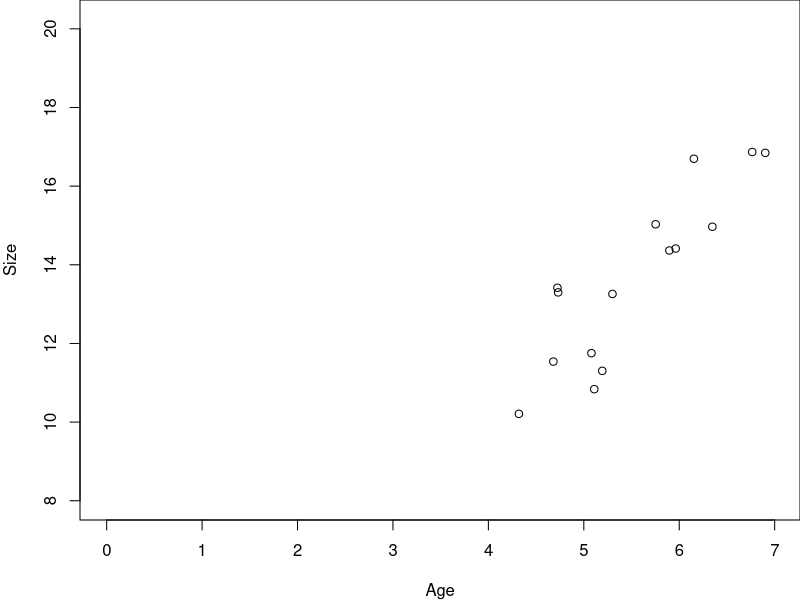
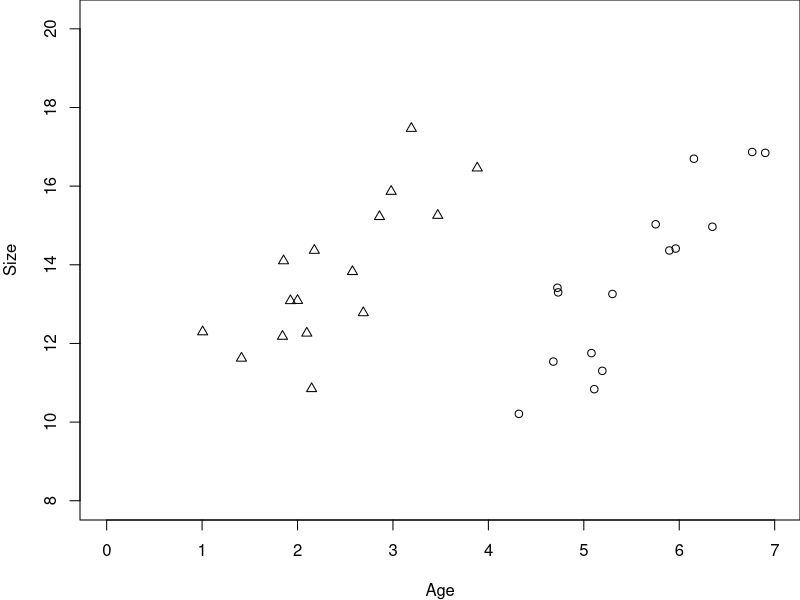
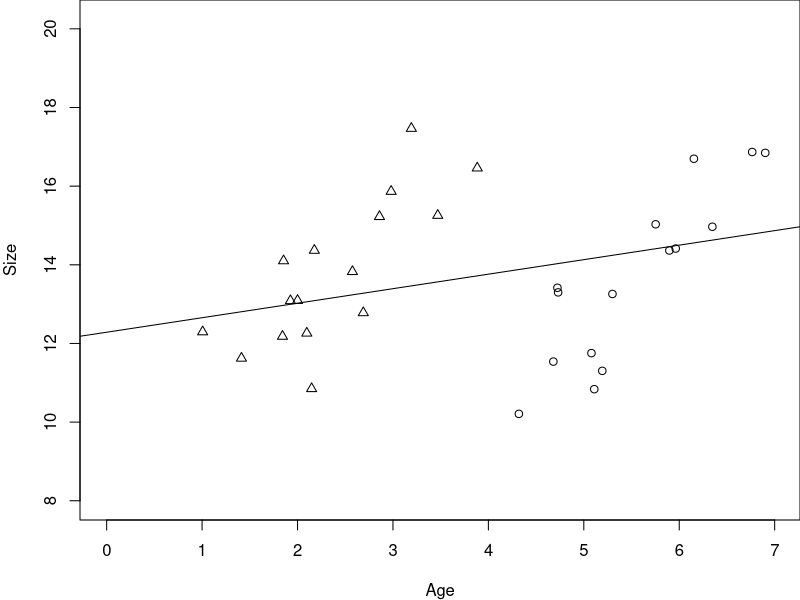
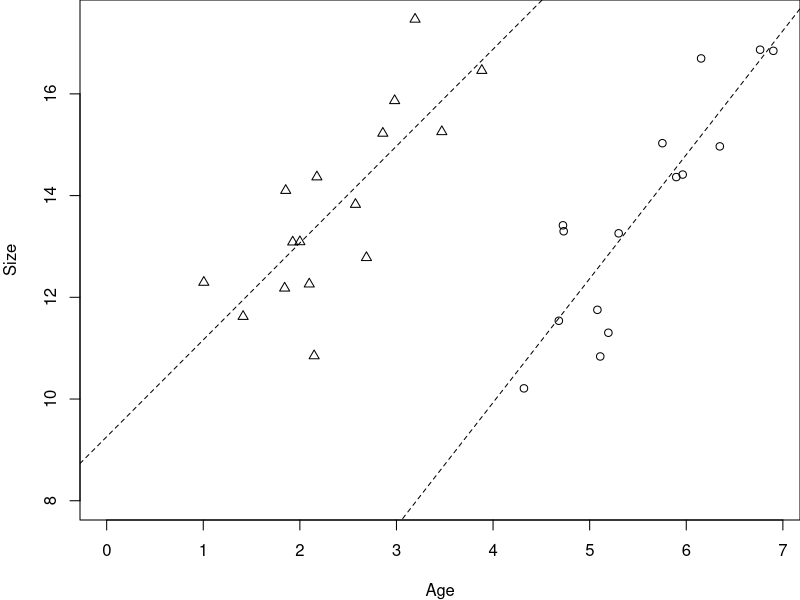
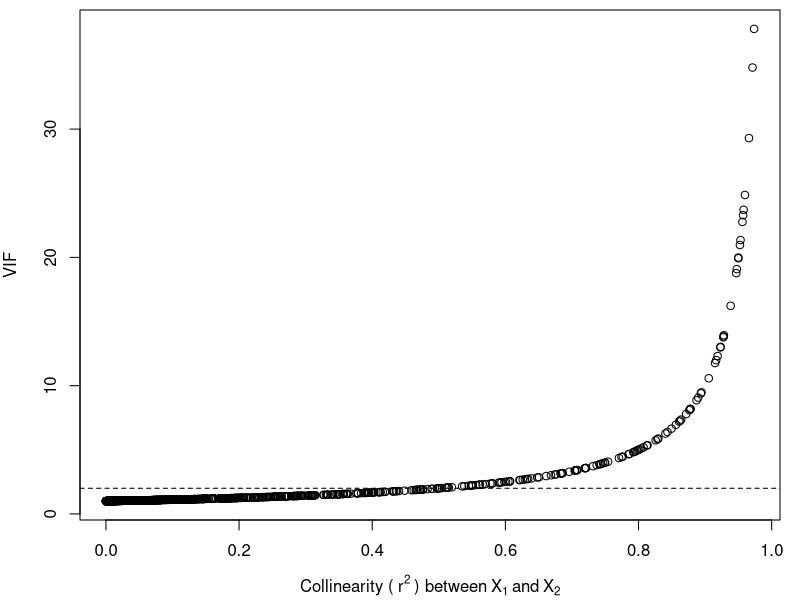
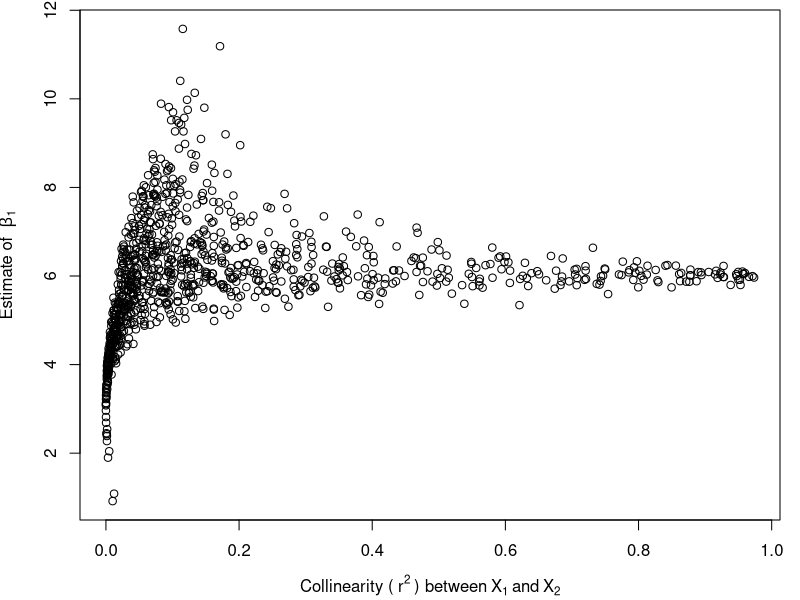
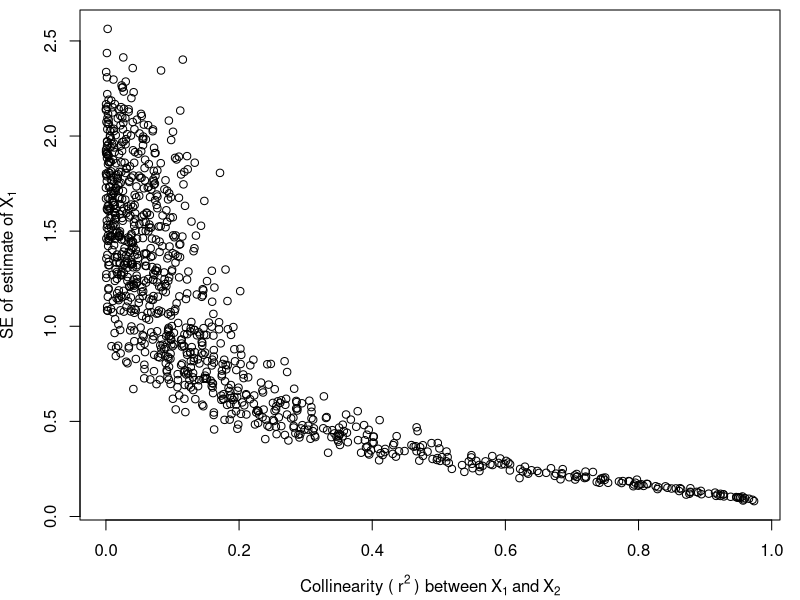
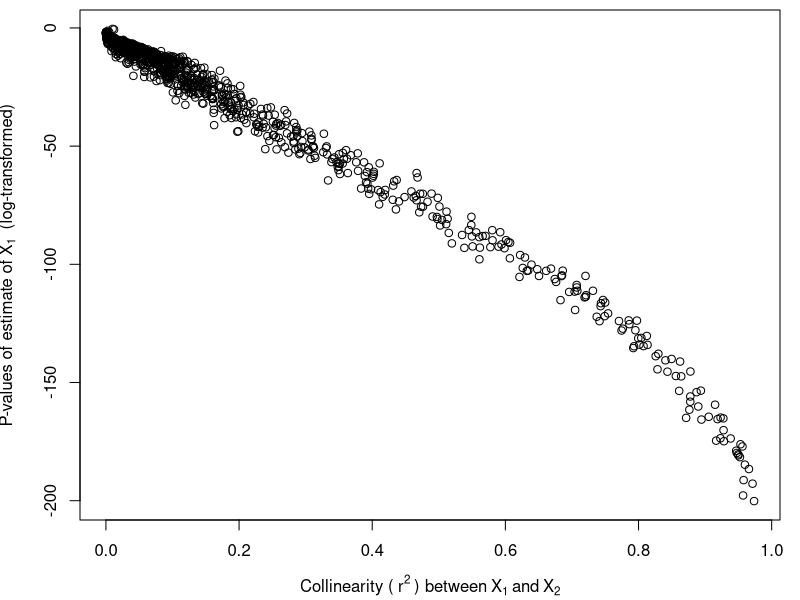

Reproduce these figures in R, in order. (Note: this script raises an error after producing the figures.)
## ---- chunk 1

knitr::opts_chunk$set(
	echo = TRUE,
	message = FALSE,
	warning = FALSE,
	cache = TRUE
	)
## ---- chunk 2

#  NRES 710, Multi-variable Modeling - Collinearity
#     University of Nevada, Reno

## ---- chunk 3
# Set the seed for reproducibility & set graphing parameter
set.seed(123); par(mar=c(4,4,0,0))

# Load in the data
datum <- read.csv("lecture_12_dataset1.csv")

# Get rid of old animals for this example
datum <- subset(datum, Age < 7)

# Subset to just older females
females <- subset(datum, Sex == "Female" & Age > 4)

# Plot the data
plot(Size ~ Age, data = females,
     xlim=c(0,max(datum$Age)), ylim=c(8, max(datum$Size)), pch = 1)

## ---- chunk 4
# Set the seed for reproducibility & set graphing parameter
set.seed(123); par(mar=c(4,4,0,0))

# Subset to just older females
males <- subset(datum, Sex == "Male" & Age < 4)
males$Size <- males$Size + 4

# Plot the data
plot(Size ~ Age, data = females,
     xlim=c(0,max(datum$Age)), ylim=c(8, max(datum$Size)), pch = 1)
points(males$Age, males$Size, pch=2)

## ---- chunk 5
# Set the seed for reproducibility & set graphing parameter
set.seed(123); par(mar=c(4,4,0,0))

# Plot the data
plot(Size ~ Age, data = females,
     xlim=c(0,max(datum$Age)), ylim=c(8, max(datum$Size)), pch = 1)
points(males$Age, males$Size, pch=2)

# Bind data and run simple lm()
datum <- rbind(females, males)
results <- lm(Size ~ Age, data = datum)
abline(results)

## ---- chunk 6
# Set the seed for reproducibility & set graphing parameter
set.seed(123); par(mar=c(4,4,0,0))

# Plot the data
plot(Size ~ Age, data = females,
     xlim=c(0,max(datum$Age)), ylim=c(8, max(datum$Size)), pch = 1)
points(males$Age, males$Size, pch=2)

# Bind data and run simple lm()
datum <- rbind(females, males)
results <- lm(Size ~ Age, data = datum)

# lm() for males
results2 <- lm(Size ~ Age, data = males)
abline(results2, lty=2)

# lm() for females
results3 <- lm(Size ~ Age, data = females)
abline(results3, lty=2)

## ---- chunk 7
# Set the seed for reproducibility & set graphing parameter
set.seed(123); par(mar=c(4,4,0,0))

# Number of simulations
s <- 1000

# Empty vectors to save results from each simulation
simple_beta1 <- numeric(s)
simple_se1 <- numeric(s)
simple_p1 <- numeric(s)
multi_beta1 <- numeric(s)
multi_se1 <- numeric(s)
multi_p1 <- numeric(s)
r2 <- numeric(s)
vif <- numeric(s)

# x2 = x1 + error(0, z), where
# z can range from 0.5 (highly correlated to x1) to 20 (not correlated at ~all)
z_values <- seq(0.5, 20, length.out = s)

# Loop through each simulation replicate to measure everything
for (i in 1:s){
  
  # Number of datapoints per simulation
  n <- 100

  # x1
  x1 <- runif(n, 0, 10) # Random, uniform variable; only simulated once

  # error for y; only simulated once
  error <- rnorm(n, 0, 2)
  
  # X2 for each simulation
  x2 <- x1 + rnorm(n, 0, z_values[i])
  
  # Y for each
  y <- 10 + 3 * x1 + 3 * x2 + error

  # Simple model
  results1 <- lm(y ~ x1)
  simple_beta1[i] <- summary(results1)$coefficients[2,1]
  simple_se1[i] <- summary(results1)$coefficients[2,2]
  simple_p1[i] <- summary(results1)$coefficients[2,4]

  # Multi-variable model
  results2 <- lm(y ~ x1 + x2)
  multi_beta1[i] <- summary(results2)$coefficients[2,1]
  multi_se1[i] <- summary(results2)$coefficients[2,2]
  multi_p1[i] <- summary(results2)$coefficients[2,4]

  # R^2 between X-variables
  model_x12 <- lm(x2 ~ x1)
  r2[i] <- summary(model_x12)$r.squared
  
  # VIF for multi-variable model
  vif[i] <- car::vif(results2)["x1"]
}

## ---- chunk 8
# Set the seed for reproducibility & set graphing parameter
set.seed(123); par(mar=c(4,4,0.5,1))

# Plotting VIF against collinearity values
plot(r2, vif, xlab = expression("Collinearity ("~ r^2 ~") between" ~ X[1] ~ "and" ~ X[2]), ylab = "VIF")

# Add horizontal line for when VIF = 2
abline(h = 2, lty = 2)

## ---- chunk 9
# Set the seed for reproducibility & set graphing parameter
set.seed(123); par(mar=c(4,4,0.5,1))

# Plot beta1 estimate by collinearity values from the simple model
plot(r2, simple_beta1, xlab = expression("Collinearity ("~ r^2 ~") between" ~ X[1] ~ "and" ~ X[2]), ylab = expression("Estimate of " ~ beta[1]))

## ---- chunk 10
# Set the seed for reproducibility & set graphing parameter
set.seed(123); par(mar=c(4,4,0.5,1))

# Plot SE estimate by collinearity values from the simple model
plot(r2, simple_se1,
     xlab = expression("Collinearity ("~ r^2 ~") between" ~ X[1] ~ "and" ~ X[2]),
    ylab = expression("SE of estimate of" ~ X[1]))

## ---- chunk 11
# Set the seed for reproducibility & set graphing parameter
set.seed(123); par(mar=c(4,4,0.5,1))

# Plot p-values by collinearity values from the simple model
plot(r2, log(simple_p1),
     xlab = expression("Collinearity ("~ r^2 ~") between" ~ X[1] ~ "and" ~ X[2]),
     ylab = expression("P-values of estimate of" ~ X[1] ~ " (log-transformed)"))

## ---- chunk 12
# Set the seed for reproducibility & set graphing parameter
set.seed(123); par(mar=c(4,4,0.5,1))

# Plot beta1 estimate by collinearity values from the multi-variable model
plot(r2, multi_beta1, xlab = expression("Collinearity ("~ r^2 ~") between" ~ X[1] ~ "and" ~ X[2]), ylab = expression("Estimate of " ~ beta[1]))

# Add a horizontal line for when r^2 = 0.6
abline(v = 0.6, lty=2)

## ---- chunk 13
# Set the seed for reproducibility & set graphing parameter
set.seed(123); par(mar=c(4,4,0.5,1))

# Plot beta1 estimate by collinearity values from the multi-variable model
plot(r2, multi_se1, xlab = expression("Collinearity ("~ r^2 ~") between" ~ X[1] ~ "and" ~ X[2]), ylab = expression("SE of estimate of " ~ beta[1]))

## ---- chunk 14
# Set the seed for reproducibility & set graphing parameter
set.seed(123); par(mar=c(4,4,0.5,1))

# Plot beta1 estimate by collinearity values from the multi-variable model
plot(r2, log(multi_p1), xlab = expression("Collinearity ("~ r^2 ~") between" ~ X[1] ~ "and" ~ X[2]), ylab = expression("P-value of estimate of " ~ beta[1] ~ "(log-transformed)"))

## ---- chunk 15
# Set the seed for reproducibility & set graphing parameter
set.seed(123); par(mar=c(4,4,0,0))

# Number of simulations
s <- 1000

# Empty vectors to save results from each simulation
simple_beta1 <- numeric(s)
simple_se1 <- numeric(s)
simple_p1 <- numeric(s)
simple_beta2 <- numeric(s)
multi_beta1 <- numeric(s)
multi_beta2 <- numeric(s)
multi_se1 <- numeric(s)
multi_p1 <- numeric(s)
r2 <- numeric(s)
vif <- numeric(s)

# x2 = x1 + error(0, z), where
# z can range from 0.5 (highly correlated to x1) to 20 (not correlated at ~all)
z_values <- seq(0.5, 20, length.out = s)

# Loop through each simulation replicate to measure everything
for (i in 1:s){
  
  # Number of datapoints per simulation
  n <- 100

  # x1
  x1 <- runif(n, 0, 10) # Random, uniform variable; only simulated once

  # error for y; only simulated once
  error <- rnorm(n, 0, 2)
  
  # X2 for each simulation
  x2 <- x1 + rnorm(n, 0, z_values[i])
  
  # Y for each
  y <- 10 + 3 * x1 + error

  # Simple model of X1
  results1 <- lm(y ~ x1)
  simple_beta1[i] <- summary(results1)$coefficients[2,1]
  simple_se1[i] <- summary(results1)$coefficients[2,2]
  simple_p1[i] <- summary(results1)$coefficients[2,4]
  
  # Simple model of X2
  results2 <- lm(y ~ x2)
  simple_beta2[i] <- summary(results2)$coefficients[2,1]

  # Multi-variable model
  results3 <- lm(y ~ x1 + x2)
  multi_beta1[i] <- summary(results3)$coefficients[2,1]
  multi_beta2[i] <- summary(results3)$coefficients[3,1]
  multi_se1[i] <- summary(results3)$coefficients[2,2]
  multi_p1[i] <- summary(results3)$coefficients[2,4]

  # R^2 between X-variables
  model_x12 <- lm(x2 ~ x1)
  r2[i] <- summary(model_x12)$r.squared
  
  # VIF for multi-variable model
  vif[i] <- car::vif(results3)["x1"]
}

## ---- chunk 16
# Set the seed for reproducibility & set graphing parameter
set.seed(123); par(mar=c(4,4,0.5,1))

# Plotting VIF against collinearity values
plot(r2, vif, xlab = expression("Collinearity ("~ r^2 ~") between" ~ X[1] ~ "and" ~ X[2]), ylab = "VIF")

# Add horizontal line for when VIF = 2
abline(h = 2, lty = 2)

## ---- chunk 17
# Set the seed for reproducibility & set graphing parameter
set.seed(123); par(mar=c(4,4,0.5,1))

# Plot beta1 estimate by collinearity values from the simple model
plot(r2, simple_beta1, xlab = expression("Collinearity ("~ r^2 ~") between" ~ X[1] ~ "and" ~ X[2]), ylab = expression("Estimate of " ~ beta[1]))

## ---- chunk 18
# Set the seed for reproducibility & set graphing parameter
set.seed(123); par(mar=c(4,4,0.5,1))

# Plot SE estimate by collinearity values from the simple model
plot(r2, simple_se1,
     xlab = expression("Collinearity ("~ r^2 ~") between" ~ X[1] ~ "and" ~ X[2]),
    ylab = expression("SE of estimate of" ~ X[1]))

## ---- chunk 19
# Set the seed for reproducibility & set graphing parameter
set.seed(123); par(mar=c(4,4,0.5,1))

# Plot p-values by collinearity values from the simple model
plot(r2, log(simple_p1),
     xlab = expression("Collinearity ("~ r^2 ~") between" ~ X[1] ~ "and" ~ X[2]),
     ylab = expression("P-values of estimate of" ~ X[1] ~ " (log-transformed)"))

## ---- chunk 20
# Set the seed for reproducibility & set graphing parameter
set.seed(123); par(mar=c(4,4,0.5,1))

# Plot beta1 estimate by collinearity values from the simple model
plot(r2, simple_beta2, xlab = expression("Collinearity ("~ r^2 ~") between" ~ X[1] ~ "and" ~ X[2]), ylab = expression("Estimate of " ~ beta[2]))

## ---- chunk 21
# Set the seed for reproducibility & set graphing parameter
set.seed(123); par(mar=c(4,4,0.5,1))

# Plot beta1 estimate by collinearity values from the simple model
plot(r2, multi_beta1, xlab = expression("Collinearity ("~ r^2 ~") between" ~ X[1] ~ "and" ~ X[2]), ylab = expression("Estimate of " ~ beta[1]))

# Add line to indicate the start of variance inflation
abline(v = 0.6, lty = 2)

## ---- chunk 22
# Set the seed for reproducibility & set graphing parameter
set.seed(123); par(mar=c(4,4,0.5,1))

# Plot beta1 estimate by collinearity values from the simple model
plot(r2, multi_beta2, xlab = expression("Collinearity ("~ r^2 ~") between" ~ X[1] ~ "and" ~ X[2]), ylab = expression("Estimate of " ~ beta[2]))

# Add line to indicate the start of variance inflation
abline(v = 0.6, lty = 2)

## ---- chunk 23
par(mar=c(4,4,0,0))

# Read in the data
datum <- read.csv("lecture_12_dataset1.csv")

# Examine the data
head(datum, 10)

# Plot the data
plot(Size ~ Age, data = datum)

## ---- chunk 24
# Run lm() for different pairs of X-variables
results <- lm(Age ~ Sex, data = datum)
summary(results)

## ---- chunk 25
# Run lm() for different pairs of X-variables
results <- lm(Age ~ MotherSize, data = datum)
summary(results)

## ---- chunk 26
# Create new dataframe without categorical Sex
datum2 <- subset(datum, select = -Sex)
datum2 <- subset(datum2, select = -Size)

# Examine new subsetted data
head(datum2)

# Correlation matrix - runs a simple 'lm()' between each pair of X-variables
cor(datum2)

## ---- chunk 27
# Download 'car' by uncommenting this next line and running it through your console
# install.packages("car", dependencies=TRUE)

## ---- chunk 28
# Full linear model with all X-variables
results <- lm(Size ~ Age + Sex + MotherSize + FatherSize, data = datum)

# Use the VIF function from 'car'
# using 'car::vif()' will tell R to call the function 'vif()' from the package 'car' specifically
car::vif(results)

## ---- chunk 29
# Square-root this to get VIF in terms of Standard Error
car::vif(results)^0.5

## ---- chunk 30
# Simple linear model of Size ~ Age
results <- lm(Size ~ Age, data = datum)
summary(results)

## ---- chunk 31
# Simple linear model of Size ~ MotherSize
results <- lm(Size ~ MotherSize, data = datum)
summary(results)

## ---- chunk 32
# Simple linear model of Size ~ MotherSize
results <- lm(Size ~ Age + MotherSize, data = datum)
summary(results)

## ---- chunk 33
# Simple linear model of Size ~ MotherSize
results <- lm(Size ~ Age + Sex + MotherSize + FatherSize, data = datum)
summary(results)



## ---- chunk 34
################################ 'Truth' ################################### 
### Lecture 12: code to simulate collinear data and to demonstrate how
### failing to account for collinearity influences estimates and uncertainty

## Simulation Exercise 1

# Set the seed for reproducibility
set.seed(123)

# Number of simulations
s <- 1000

# Empty vectors to save results from each simulation
simple_beta1 <- numeric(s)
simple_se1 <- numeric(s)
simple_p1 <- numeric(s)
multi_beta1 <- numeric(s)
multi_se1 <- numeric(s)
multi_p1 <- numeric(s)
r2 <- numeric(s)
vif <- numeric(s)

# x2 = x1 + error(0, z), where
# z can range from 0.5 (highly correlated to x1) to 20 (not correlated at ~all)
z_values <- seq(0.5, 20, length.out = s)

# Loop through each simulation replicate to measure everything
for (i in 1:s){
  
  # Number of datapoints per simulation
  n <- 100

  # x1
  x1 <- runif(n, 0, 10) # Random, uniform variable; only simulated once

  # error for y; only simulated once
  error <- rnorm(n, 0, 2)
  
  # X2 for each simulation
  x2 <- x1 + rnorm(n, 0, z_values[i])
  
  # Y for each
  y <- 10 + 3 * x1 + 3 * x2 + error

  # Simple model
  results1 <- lm(y ~ x1)
  simple_beta1[i] <- summary(results1)$coefficients[2,1]
  simple_se1[i] <- summary(results1)$coefficients[2,2]
  simple_p1[i] <- summary(results1)$coefficients[2,4]

  # Multi-variable model
  results2 <- lm(y ~ x1 + x2)
  multi_beta1[i] <- summary(results2)$coefficients[2,1]
  multi_se1[i] <- summary(results2)$coefficients[2,2]
  multi_p1[i] <- summary(results2)$coefficients[2,4]

  # R^2 between X-variables
  model_x12 <- lm(x2 ~ x1)
  r2[i] <- summary(model_x12)$r.squared
  
  # VIF for multi-variable model
  vif[i] <- car::vif(results2)["x1"]
}

## Simulation Exercise 2

# Set seed
set.seed(123)

# Number of simulations
s <- 1000

# Empty vectors to save results from each simulation
simple_beta1 <- numeric(s)
simple_se1 <- numeric(s)
simple_p1 <- numeric(s)
simple_beta2 <- numeric(s)
multi_beta1 <- numeric(s)
multi_beta2 <- numeric(s)
multi_se1 <- numeric(s)
multi_p1 <- numeric(s)
r2 <- numeric(s)
vif <- numeric(s)

# x2 = x1 + error(0, z), where
# z can range from 0.5 (highly correlated to x1) to 20 (not correlated at ~all)
z_values <- seq(0.5, 20, length.out = s)

# Loop through each simulation replicate to measure everything
for (i in 1:s){
  
  # Number of datapoints per simulation
  n <- 100

  # x1
  x1 <- runif(n, 0, 10) # Random, uniform variable; only simulated once

  # error for y; only simulated once
  error <- rnorm(n, 0, 2)
  
  # X2 for each simulation
  x2 <- x1 + rnorm(n, 0, z_values[i])
  
  # Y for each
  y <- 10 + 3 * x1 + error

  # Simple model of X1
  results1 <- lm(y ~ x1)
  simple_beta1[i] <- summary(results1)$coefficients[2,1]
  simple_se1[i] <- summary(results1)$coefficients[2,2]
  simple_p1[i] <- summary(results1)$coefficients[2,4]
  
  # Simple model of X2
  results2 <- lm(y ~ x2)
  simple_beta2[i] <- summary(results2)$coefficients[2,1]

  # Multi-variable model
  results3 <- lm(y ~ x1 + x2)
  multi_beta1[i] <- summary(results3)$coefficients[2,1]
  multi_beta2[i] <- summary(results3)$coefficients[3,1]
  multi_se1[i] <- summary(results3)$coefficients[2,2]
  multi_p1[i] <- summary(results3)$coefficients[2,4]

  # R^2 between X-variables
  model_x12 <- lm(x2 ~ x1)
  r2[i] <- summary(model_x12)$r.squared
  
  # VIF for multi-variable model
  vif[i] <- car::vif(results3)["x1"]
}

## Data for analysis in class
# Set the seed for reproducibility & set graphing parameter
set.seed(123)

# This is similar to the Age, Sex, and Size data we simulated for last class.
# There is no collinearity between Age and Sex.

# X-variables
n <- 50
Sex <- c(rep("Female", n), rep("Male", n))
Age <- runif(n * 2, 1, 10)
dummy <- data.frame(model.matrix(~ Sex - 1))
colnames(dummy) <- c("Female", "Male")

# However, there are now two additional X-variables: MotherSize and FatherSize
# And both of those variables are a function of Age
MotherSize <- rnorm(n * 2, Age - 5, 1)
FatherSize <- rnorm(n * 2, Age, 1)

# All of these variables influence size, so they are all examples of confounding variables.

# Simulate error
Error <- rnorm(n * 2, 0, 1.2)

# Predict Y
Response <- 4 + 1.5 * Age + 2.5 * dummy$Male + 0.2 * MotherSize + 0.2 * FatherSize + Error

# Dataframe
datum <- data.frame(Age = Age, Sex = Sex, Male = dummy$Male, MotherSize = MotherSize, FatherSize = FatherSize, Size = Response)

# Save the data
write.csv(datum, "lecture_12_dataset1.csv", row.names = FALSE)
